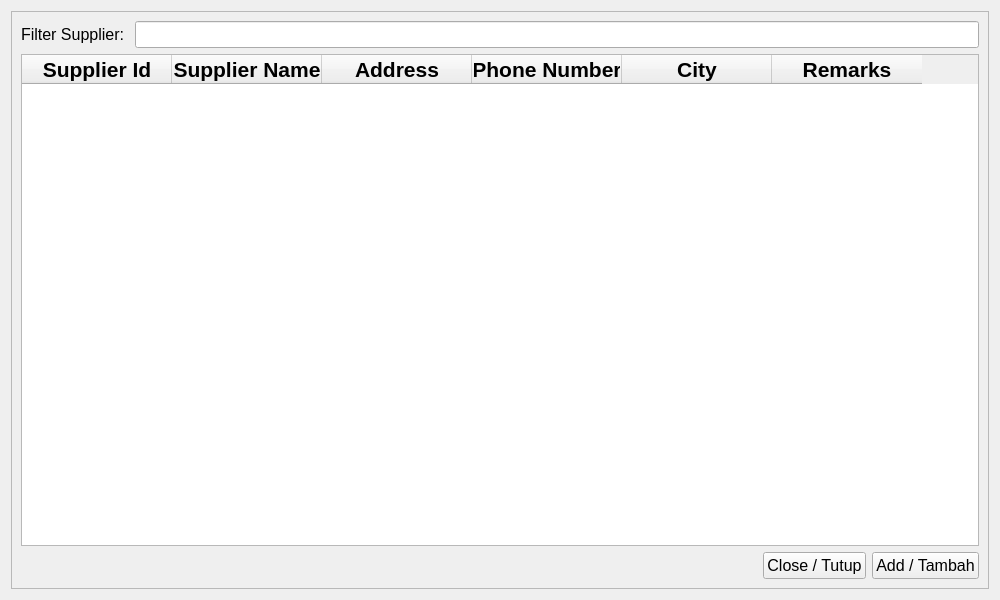
<?xml version="1.0" encoding="UTF-8"?>
<ui version="4.0">
 <class>Form</class>
 <widget class="QWidget" name="Form">
  <property name="geometry">
   <rect>
    <x>0</x>
    <y>0</y>
    <width>1000</width>
    <height>600</height>
   </rect>
  </property>
  <property name="windowTitle">
   <string>Suppliers</string>
  </property>
  <layout class="QGridLayout" name="gridLayout_2">
   <item row="0" column="0">
    <widget class="QFrame" name="frame">
     <property name="frameShape">
      <enum>QFrame::StyledPanel</enum>
     </property>
     <property name="frameShadow">
      <enum>QFrame::Raised</enum>
     </property>
     <layout class="QGridLayout" name="gridLayout">
      <item row="0" column="0">
       <layout class="QVBoxLayout" name="verticalLayout_2">
        <item>
         <layout class="QVBoxLayout" name="verticalLayout">
          <item>
           <layout class="QHBoxLayout" name="horizontalLayout_4">
            <item>
             <widget class="QLabel" name="filter_suppliers_dialog_label">
              <property name="maximumSize">
               <size>
                <width>16777215</width>
                <height>16777215</height>
               </size>
              </property>
              <property name="font">
               <font>
                <pointsize>12</pointsize>
               </font>
              </property>
              <property name="text">
               <string>Filter Supplier: </string>
              </property>
              <property name="alignment">
               <set>Qt::AlignLeading|Qt::AlignLeft|Qt::AlignVCenter</set>
              </property>
             </widget>
            </item>
            <item>
             <widget class="QLineEdit" name="filter_suppliers_dialog_input">
              <property name="minimumSize">
               <size>
                <width>0</width>
                <height>0</height>
               </size>
              </property>
              <property name="maximumSize">
               <size>
                <width>16777215</width>
                <height>16777215</height>
               </size>
              </property>
              <property name="font">
               <font>
                <pointsize>12</pointsize>
               </font>
              </property>
             </widget>
            </item>
           </layout>
          </item>
          <item>
           <widget class="QTableWidget" name="suppliers_table">
            <property name="minimumSize">
             <size>
              <width>0</width>
              <height>0</height>
             </size>
            </property>
            <property name="maximumSize">
             <size>
              <width>16777215</width>
              <height>16777215</height>
             </size>
            </property>
            <attribute name="horizontalHeaderDefaultSectionSize">
             <number>150</number>
            </attribute>
            <column>
             <property name="text">
              <string>Supplier Id</string>
             </property>
             <property name="font">
              <font>
               <pointsize>16</pointsize>
               <weight>75</weight>
               <bold>true</bold>
              </font>
             </property>
             <property name="textAlignment">
              <set>AlignCenter</set>
             </property>
            </column>
            <column>
             <property name="text">
              <string>Supplier Name</string>
             </property>
             <property name="font">
              <font>
               <pointsize>16</pointsize>
               <weight>75</weight>
               <bold>true</bold>
              </font>
             </property>
             <property name="textAlignment">
              <set>AlignCenter</set>
             </property>
            </column>
            <column>
             <property name="text">
              <string>Address</string>
             </property>
             <property name="font">
              <font>
               <pointsize>16</pointsize>
               <weight>75</weight>
               <bold>true</bold>
              </font>
             </property>
             <property name="textAlignment">
              <set>AlignCenter</set>
             </property>
            </column>
            <column>
             <property name="text">
              <string>Phone Number</string>
             </property>
             <property name="font">
              <font>
               <pointsize>16</pointsize>
               <weight>75</weight>
               <bold>true</bold>
              </font>
             </property>
             <property name="textAlignment">
              <set>AlignCenter</set>
             </property>
            </column>
            <column>
             <property name="text">
              <string>City</string>
             </property>
             <property name="font">
              <font>
               <pointsize>16</pointsize>
               <weight>75</weight>
               <bold>true</bold>
              </font>
             </property>
             <property name="textAlignment">
              <set>AlignCenter</set>
             </property>
            </column>
            <column>
             <property name="text">
              <string>Remarks</string>
             </property>
             <property name="font">
              <font>
               <pointsize>16</pointsize>
               <weight>75</weight>
               <bold>true</bold>
              </font>
             </property>
             <property name="textAlignment">
              <set>AlignCenter</set>
             </property>
            </column>
           </widget>
          </item>
         </layout>
        </item>
        <item>
         <layout class="QHBoxLayout" name="horizontalLayout">
          <item>
           <spacer name="horizontalSpacer">
            <property name="orientation">
             <enum>Qt::Horizontal</enum>
            </property>
            <property name="sizeHint" stdset="0">
             <size>
              <width>40</width>
              <height>20</height>
             </size>
            </property>
           </spacer>
          </item>
          <item>
           <widget class="QPushButton" name="close_suppliers_dialog_button">
            <property name="font">
             <font>
              <pointsize>12</pointsize>
             </font>
            </property>
            <property name="text">
             <string>Close / Tutup</string>
            </property>
           </widget>
          </item>
          <item>
           <widget class="QPushButton" name="add_supplier_dialog_button">
            <property name="font">
             <font>
              <pointsize>12</pointsize>
             </font>
            </property>
            <property name="text">
             <string>Add / Tambah</string>
            </property>
           </widget>
          </item>
         </layout>
        </item>
       </layout>
      </item>
     </layout>
    </widget>
   </item>
  </layout>
 </widget>
 <resources/>
 <connections/>
</ui>
